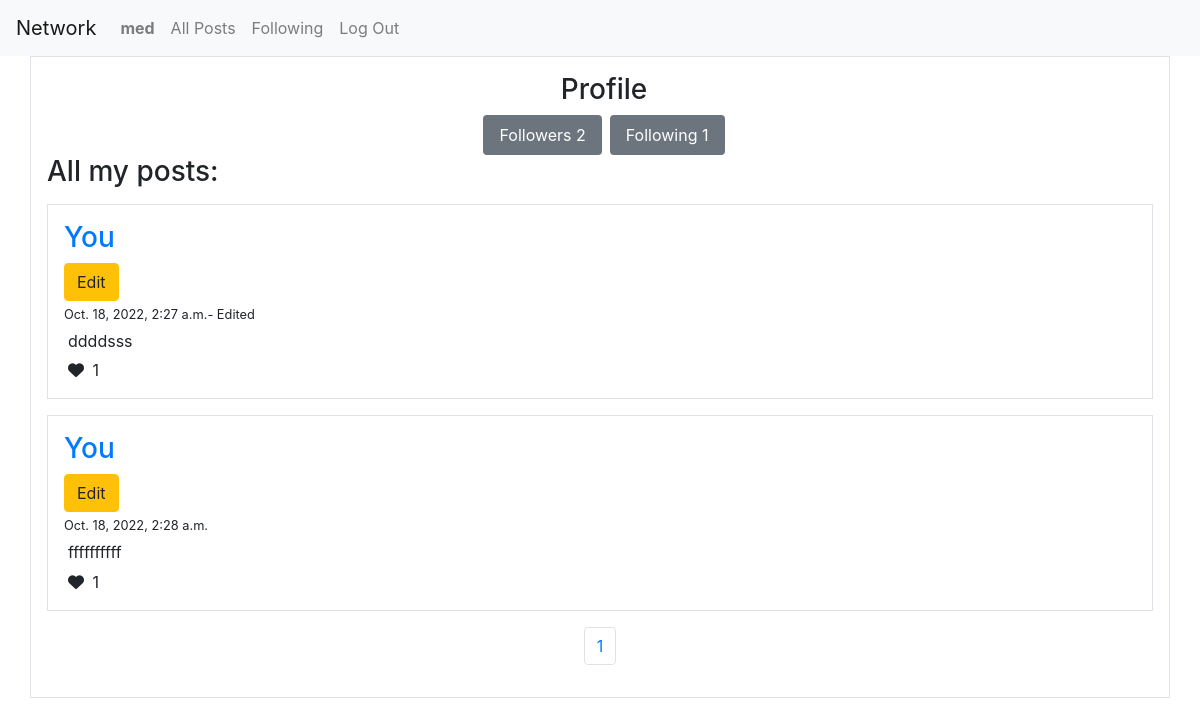
The page /profile/me (signed in) on the database as committed earlier.
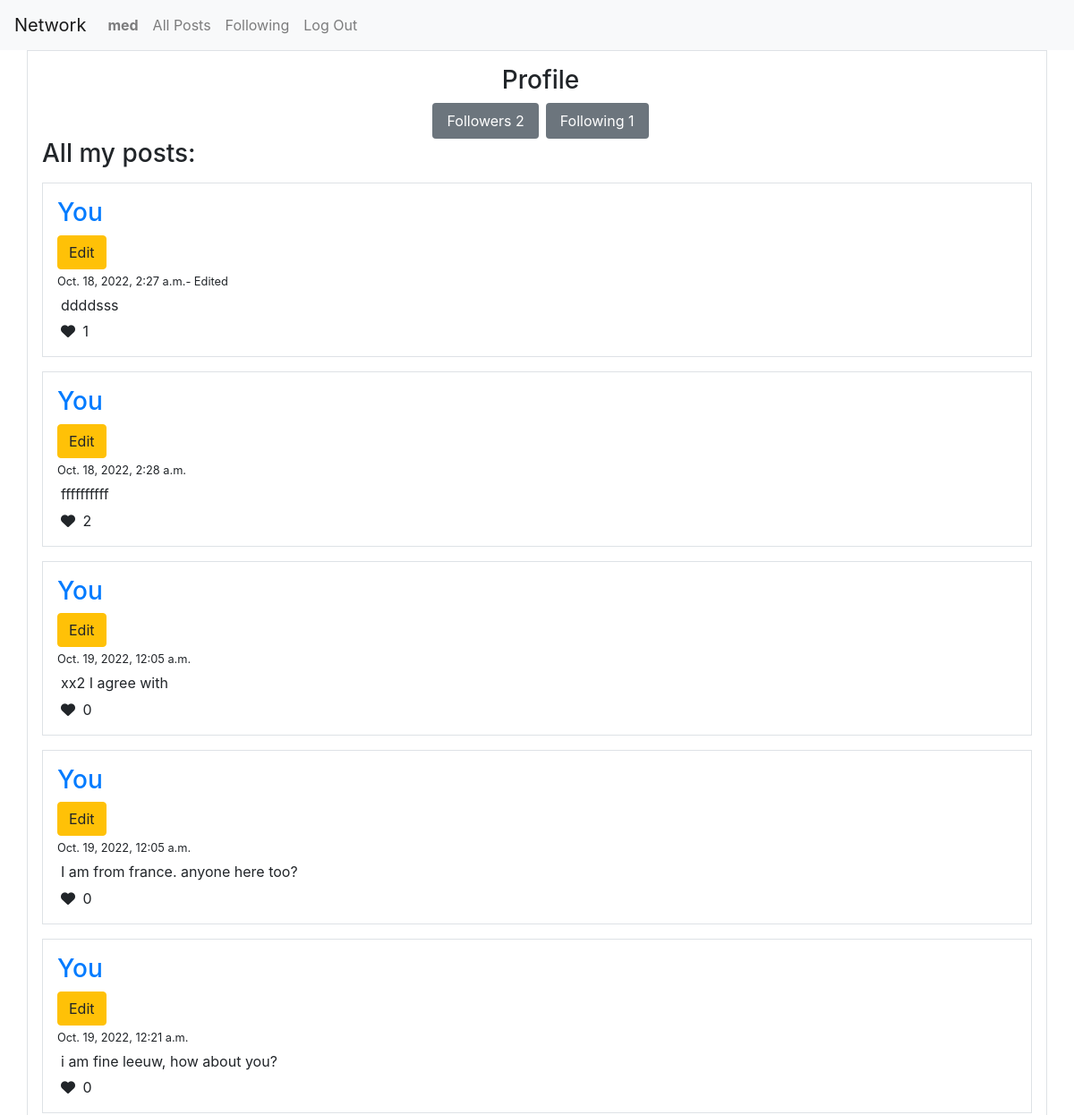
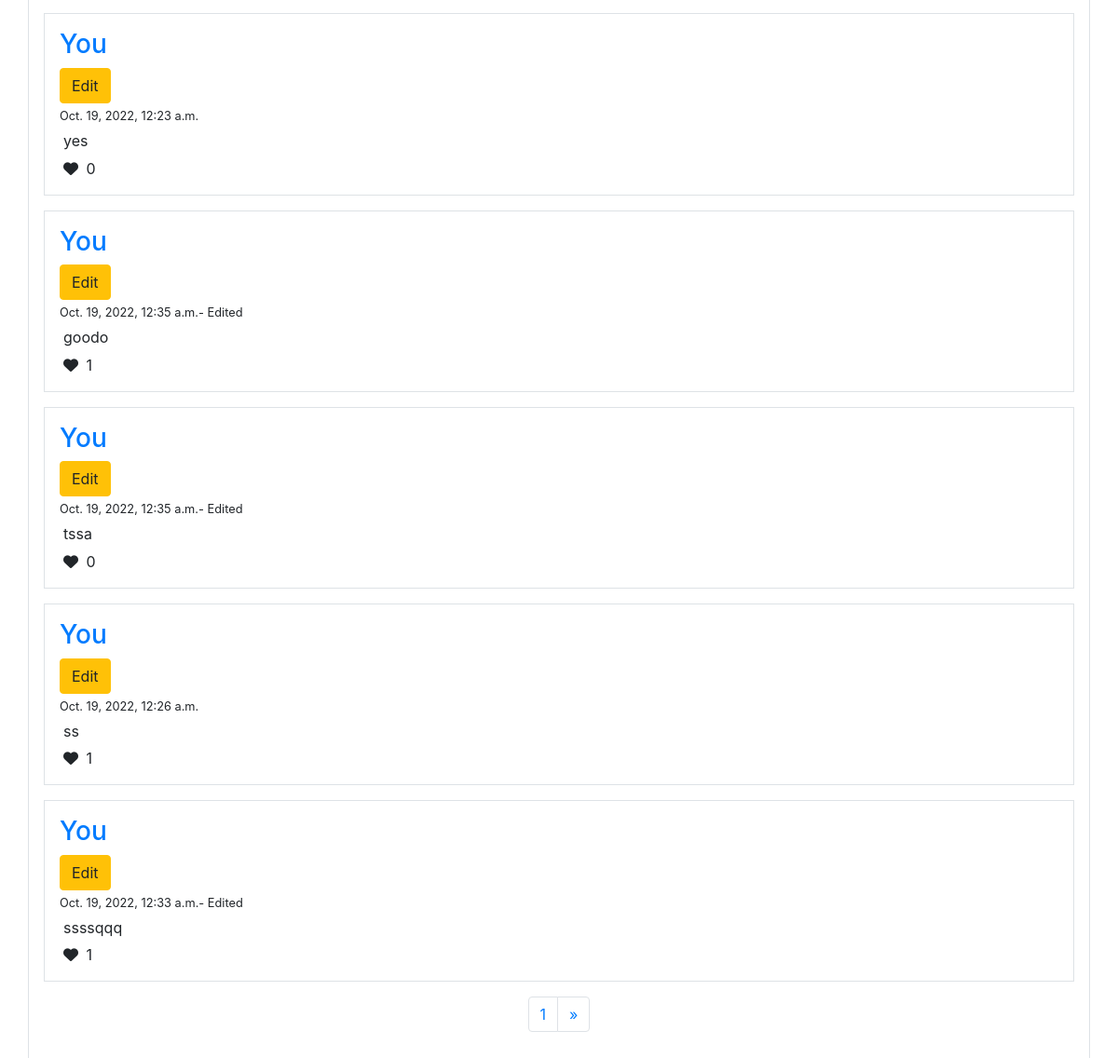
The same page on the database as committed later (2 pictures, top to bottom).
### network/models.py (models this page shows, shortened)
class Posts(models.Model):
    poster = models.ForeignKey(User, on_delete= models.CASCADE, related_name='posts')
    likes = models.ManyToManyField(User, related_name='likes')
    content = models.TextField()
    edited = models.BooleanField(default=False)
    createdAt = models.DateTimeField()
    editedAt = models.DateTimeField(null=True, blank=True)

### network/views.py (the view)
# urls.py: path("profile/me", views.MyProfile, name="me"),
@login_required
def MyProfile(request):
    try:
        user = User.objects.get(id=request.user.id)
        followers = len(Followers.objects.filter(user=user))
        followings = len(Followers.objects.filter(follower=user))
        posts = Posts.objects.filter(poster=user)
        page_obj, page_number, last_page = paginator(request, posts)
        return render(request, 'network/profile.html', {
            'user_id':user.id,
            'followers': followers,
            'followings': followings,
            'posts' : page_obj,
            "current_page": page_number,
            "last_page": last_page
        })
    except User.DoesNotExist or Posts.DoesNotExist:
        raise Http404

### network/helper.py (called while the page is built)
def paginator(request, posts):
    paginator = Paginator(posts, 10)
    page_number = request.GET.get('page')
    if(page_number):
        page_number = int(page_number)
    else:
        page_number = 1
    page_obj = paginator.get_page(page_number)
    return page_obj, page_number, paginator.num_pages

### network/templates/network/profile.html (shortened to what this page needs)
{% extends "network/layout.html" %}
{% load static %}
{% block body %}
    <div class="container border p-3">
        <h3 class="d-flex justify-content-center"> Profile</h3>
        <div class="d-flex justify-content-center">
            <div id="num_followers" class="bg-secondary text-white px-3 py-2 rounded mx-2">Followers {{followers}}</div>
            <div class="bg-secondary text-white px-3 py-2 rounded">Following {{followings}}</div>
        </div>
        <div>
            <h3>All
                {%if user.id == user_id%}
                    my
                {%else%}
                    {{name}}
                {%endif%}
                posts:
            </h3>
        </div>
        <div id="new_posts">
            {%if posts|length%}
                {%for post in posts%}
                <div class="border p-3 my-3" id="post-{{post.id}}">
                    <div>
                        <h3>
                            {%if user.id == post.poster.id%}
                            <a href="{%url 'me'%}">
                                You
                            </a>
                            {%else%}
                            <a href="{%url 'profile' post.poster%}-{{post.poster.id}}">
                                {{post.poster}}
                            </a>
                            {%endif%}
                        </h3>
                    </div>
                    {%if user.id == post.poster.id%}
                    <div>
                        <button type="button" class="btn btn-warning edit_btn">Edit</button>
                    </div>
                    {%endif%}
                    <div>
                        <small>
                            {%if post.edited%}
                                {{post.editedAt}}- Edited
                            {%else%}
                                {{post.createdAt}}
                            {%endif%}
                        </small>
                    </div>
                    <div class="m-1" id="post_content-{{post.id}}">
                        {{post.content}}
                    </div>
                    <div class="d-flex">
                        <form id="like_post_form_{{post.id}}">
                            <button class="btn btn-none border-0 p-0 like_post_btn" type="submit">
                                <i class="mx-1 fa fa-heart"></i>
                                <span id="span_like_{{post.id}}">{{post.likes.all | length}}</span>
                            </button>
                        </form>
                    </div>
                </div>
                {%endfor%}
                <div class="d-flex justify-content-center">
                    <nav aria-label="Page navigation example">
                        <ul class="pagination">
                            <li class="page-item"><a class="page-link" href="?page={{current_page}}">{{current_page}}</a></li>
                            {%if last_page != 1 and current_page < last_page%}
                            <li class="page-item">
                                <a class="page-link" href="?page={{current_page|add:'1'}}" aria-label="Next">
                                <span aria-hidden="true">&raquo;</span>
                                </a>
                            </li>
                            {%endif%}
                        </ul>
                    </nav>
                </div>
            {%else%}
                <div class="d-flex justify-content-center" id="nopost">
                    <p>No posts yet!</p>
                </div>
            {%endif%}
        </div>
    </div>
{% endblock %}

Rows that differ between the two databases and show on the page:
computed for Posts "ffffffffff": likes.all|length "1" → "2"
added Posts: shows "You", shows "Edit", createdAt "Oct. 19, 2022, 12:05 a.m.", content "xx2 I agree with", likes.all|length "0"
added Posts: shows "You", shows "Edit", createdAt "Oct. 19, 2022, 12:05 a.m.", content "I am from france. anyone here too?", likes.all|length "0"
added Posts: shows "You", shows "Edit", createdAt "Oct. 19, 2022, 12:21 a.m.", content "i am fine leeuw, how about you?", likes.all|length "0"
added Posts: shows "You", shows "Edit", createdAt "Oct. 19, 2022, 12:23 a.m.", content "yes", likes.all|length "0"
added Posts: shows "You", shows "Edit", editedAt "Oct. 19, 2022, 12:35 a.m.", content "goodo", likes.all|length "1"
added Posts: shows "You", shows "Edit", editedAt "Oct. 19, 2022, 12:35 a.m.", content "tssa", likes.all|length "0"
added Posts: shows "You", shows "Edit", createdAt "Oct. 19, 2022, 12:26 a.m.", content "ss", likes.all|length "1"
added Posts: shows "You", shows "Edit", editedAt "Oct. 19, 2022, 12:33 a.m.", content "ssssqqq", likes.all|length "1"
